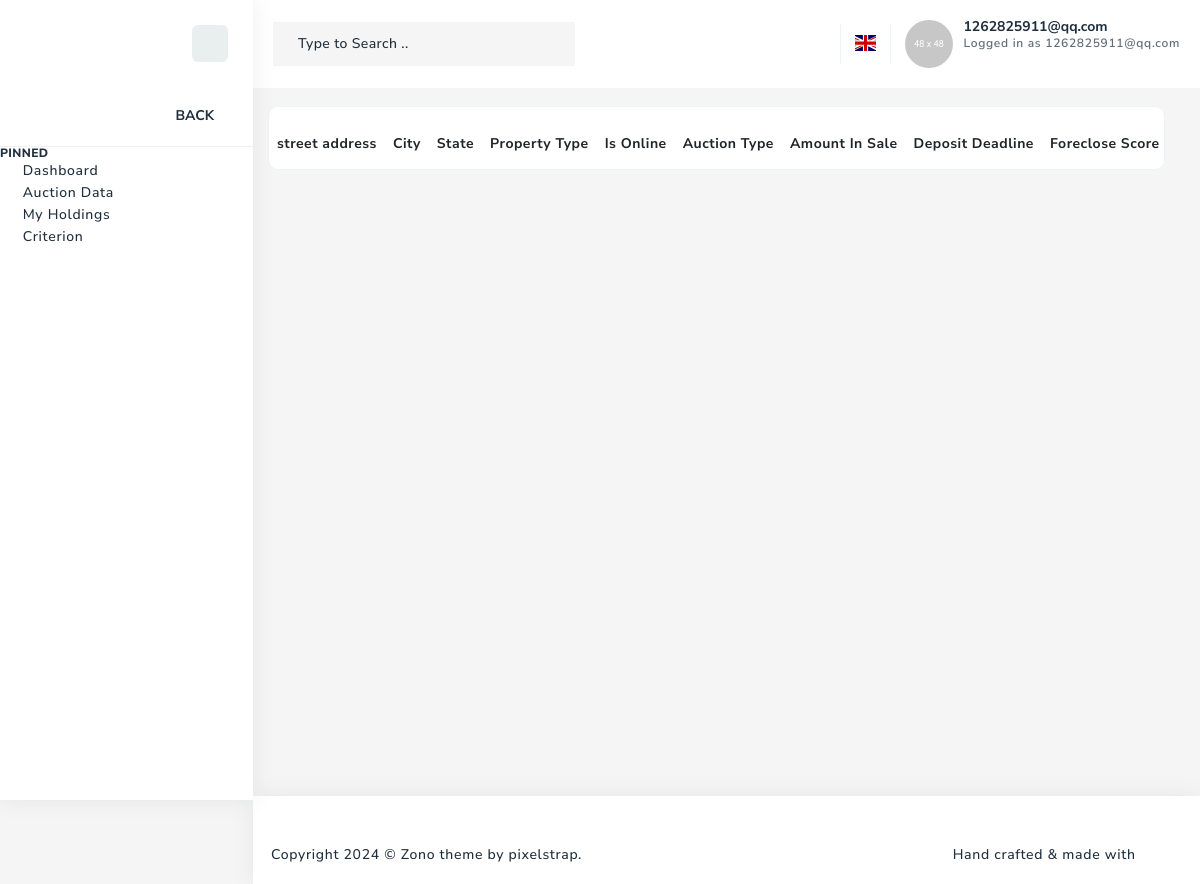
/datatable/ (signed in), run on an earlier commit of the app's database.
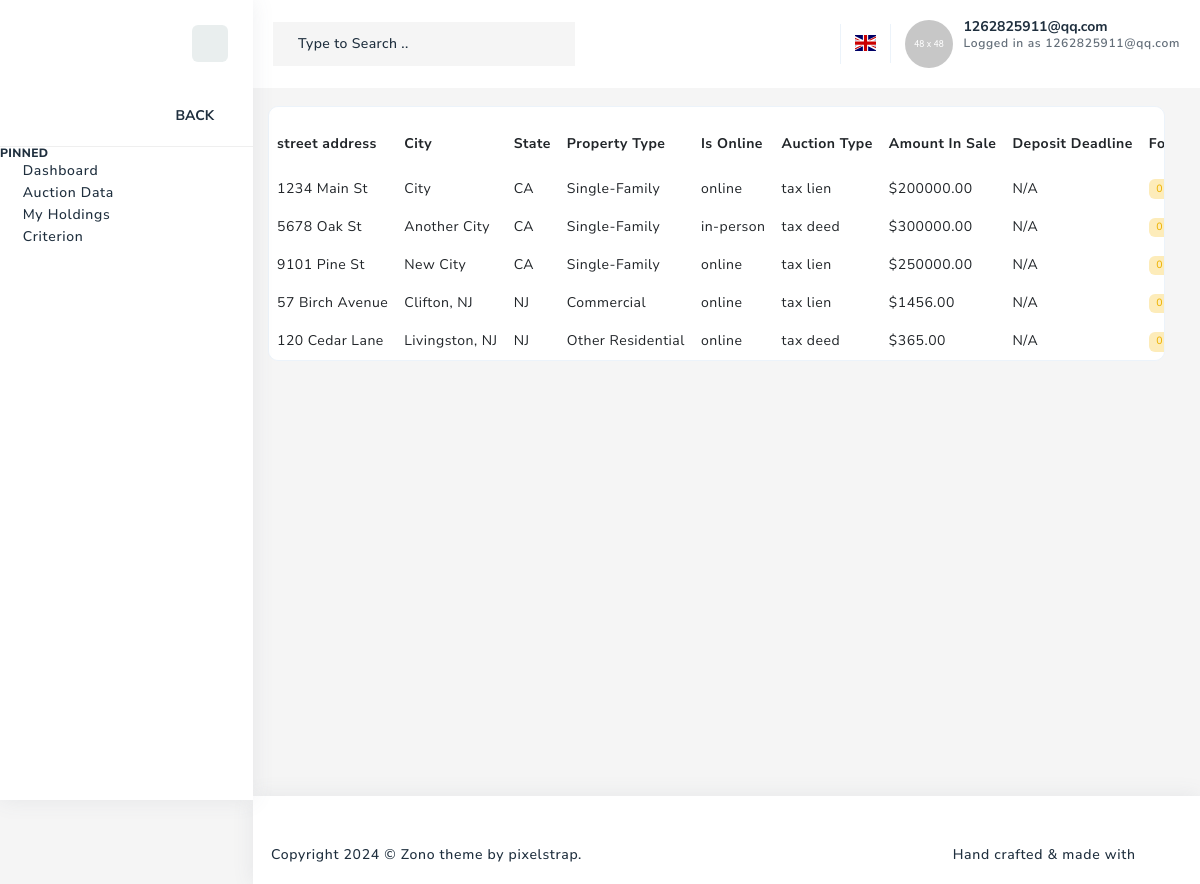
And on a later commit of the database.
### property/models.py (models this page shows, shortened)
class Property(models.Model):
    street_address = models.CharField(max_length=255)
    city = models.CharField(max_length=100)
    state = models.CharField(max_length=100)
    zip = models.CharField(max_length=20)
    parcel_number = models.CharField(max_length=50)
    property_class = models.CharField(max_length=255)
    tax_overdue = models.DecimalField(max_digits=12, decimal_places=2)
    accessed_land_value = models.DecimalField(max_digits=12, decimal_places=2)
    accessed_improvement_value = models.DecimalField(max_digits=12, decimal_places=2)
    total_assessed_value = models.DecimalField(max_digits=12, decimal_places=2)
    tax_amount_annual = models.DecimalField(max_digits=12, decimal_places=2)
    zillow_link = models.URLField(max_length=255, blank=True, null=True)
    redfin_link = models.URLField(max_length=255, blank=True, null=True)
    market_value = models.DecimalField(max_digits=12, decimal_places=2)
    year_built = models.IntegerField()
    lot_size_sqft = models.DecimalField(max_digits=12, decimal_places=2)
    lot_size_acres = models.DecimalField(max_digits=12, decimal_places=2)
    building_size_sqft = models.DecimalField(max_digits=12, decimal_places=2)
    bedroom_number = models.IntegerField()
    bathroom_number = models.IntegerField()
    nearby_schools = models.CharField(max_length=255, blank=True, null=True)
    walk_score = models.IntegerField(null=True, blank=True)
    transit_score = models.IntegerField(null=True, blank=True)
    bike_score = models.IntegerField(null=True, blank=True)
    environmental_hazard_status = models.CharField(max_length=100, blank=True, null=True)
    flood_status = models.CharField(max_length=100, blank=True, null=True)
    flood_risk = models.CharField(max_length=100, blank=True, null=True)
    latest_sale_date = models.DateField()
    latest_sale_price = models.DecimalField(max_digits=12, decimal_places=2)
    foreclose_score = models.IntegerField(
        default=0,
        choices=[
            (0, '0'),
            (1, '1'),
            (2, '2'),
            (3, '3'),
            (4, '4'),
            (5, '5')
        ],
    )  # 新增字段：允许的值为 0~5，默认值为 0
    owners = models.ManyToManyField('Owner', related_name='properties')
    users = models.ManyToManyField(User, related_name='properties', through='PropertyUserAgreement')

class Auction(models.Model):
    property = models.ForeignKey(Property, on_delete=models.CASCADE, related_name='auctions')
    face_value = models.DecimalField(max_digits=10, decimal_places=2)
    auction_type = models.CharField(
        max_length=20,
        choices=[('lien', 'Lien'), ('deed', 'Deed')]
    )
    is_online = models.CharField(
        max_length=20,
        choices=[('online', 'Online'), ('in-person', 'In-person')]
    )
    auction_tax_year = models.IntegerField(null=True, blank=True)
    batch_number = models.CharField(max_length=50)
    sort_no = models.CharField(max_length=50)
    bankruptcy_flag = models.BooleanField(default=False)
    deposit_deadline = models.DateField(null=True, blank=True)   # Date field for the deposit deadline
    auction_start = models.DateField(null=True, blank=True)  # Date field for the auction start
    auction_end = models.DateField(null=True, blank=True)  # Date field for the auction end
    redemption_period = models.IntegerField(null=True, blank=True)  # Integer field for the redemption period in years
    foreclosure_date = models.DateField(null=True, blank=True)  # Date field for the foreclosure date
    authority_name = models.CharField(max_length=255)  # Name of the authority hosting the tax sale auction, e.g., County or City.

### property/views.py (the view)
# urls.py: path('datatable/', property_views.datatable, name='datatable'),  # 更新为 property app 的视图
@login_required
def datatable(request):
    PROPERTY_TYPE_MAPPING = {
        "single_family_residential": "Single-Family",
        "multi_family_residential": "Multi-Family",
        "other_residential": "Other Residential",
        "commercial": "Commercial",
        "vacant_land": "Vacant Land",
        "industrial": "Industrial",
        "agricultural": "Agricultural",
        "miscellaneous": "Miscellaneous",
    }
    AUCTION_TYPE_MAPPING = {
        "tax lien": "tax lien",
        "tax deed": "tax deed",
    }
    IS_ONLINE_MAPPING = {
        "online": "online",
        "in-person": "in-person",
    }
    user_criteria = Criterion.objects.filter(user=request.user).first()
    today = datetime.now()
    auctions = Auction.objects.select_related('property').filter(auction_end__gt=today)
    if user_criteria:
        if user_criteria.states.exists():
            state_ids = user_criteria.states.values_list('id', flat=True)
            abbreviations = States.objects.filter(id__in=state_ids).values_list('abbreviation', flat=True)
            auctions = auctions.filter(property__state__in=abbreviations)
        if user_criteria.property_type:
            try:
                selected_property_types = ast.literal_eval(user_criteria.property_type)
                mapped_classes = [
                    PROPERTY_TYPE_MAPPING.get(pt)
                    for pt in selected_property_types
                    if PROPERTY_TYPE_MAPPING.get(pt)
                ]
                if mapped_classes:
                    auctions = auctions.filter(property__property_class__in=mapped_classes)
            except (ValueError, SyntaxError):
                pass
        if user_criteria.is_online:
            try:
                selected_online_modes = ast.literal_eval(user_criteria.is_online)
                mapped_modes = [
                    IS_ONLINE_MAPPING.get(mode)
                    for mode in selected_online_modes
                    if IS_ONLINE_MAPPING.get(mode)
                ]
                if mapped_modes:
                    auctions = auctions.filter(is_online__in=mapped_modes)
            except (ValueError, SyntaxError):
                pass
        if user_criteria.auction_type:
            try:
                selected_auction_types = ast.literal_eval(user_criteria.auction_type)
                mapped_types = [
                    AUCTION_TYPE_MAPPING.get(atype)
                    for atype in selected_auction_types
                    if AUCTION_TYPE_MAPPING.get(atype)
                ]
                if mapped_types:
                    auctions = auctions.filter(auction_type__in=mapped_types)
            except (ValueError, SyntaxError):
                pass
        if user_criteria.market_value_min is not None:
            auctions = auctions.filter(property__market_value__gte=user_criteria.market_value_min)
        if user_criteria.market_value_max is not None:
            auctions = auctions.filter(property__market_value__lte=user_criteria.market_value_max)
    data = []
    for auction in auctions:
        data.append({
            "city": auction.property.city,
            "state": auction.property.state,
            "property_type": auction.property.property_class,
            "is_online": auction.is_online,
            "auction_type": auction.auction_type,
            "amount_in_sale": auction.face_value,
            "deposit_deadline": auction.deposit_deadline,
            "foreclose_score": auction.property.foreclose_score,
            "property_id":auction.property_id,
            "property_class":auction.property.property_class,
            "street_address":auction.property.street_address
        })
    return render(request, "datatable.html", {
        "data": data,
        "user_criteria": user_criteria,  # 传递筛选条件，便于前端显示或调试
    })

### property/templates/datatable.html (shortened to what this page needs)
<!DOCTYPE html>
<html lang="en">
  <head>
    {% load static %}
    <link rel="stylesheet" type="text/css" href="{% static 'css/font-awesome.css' %}">
    <link rel="stylesheet" type="text/css" href="{% static 'css/vendors/icofont.css' %}">
    <link rel="stylesheet" type="text/css" href="{% static 'css/vendors/themify.css' %}">
    <link rel="stylesheet" type="text/css" href="{% static 'css/vendors/flag-icon.css' %}">
    <link rel="stylesheet" type="text/css" href="{% static 'css/vendors/feather-icon.css' %}">
    <link rel="stylesheet" type="text/css" href="{% static 'css/vendors/slick.css' %}">
    <link rel="stylesheet" type="text/css" href="{% static 'css/vendors/slick-theme.css' %}">
    <link rel="stylesheet" type="text/css" href="{% static 'css/vendors/scrollbar.css' %}">
    <link rel="stylesheet" type="text/css" href="{% static 'css/vendors/animate.css' %}">
    <link rel="stylesheet" type="text/css" href="{% static 'css/vendors/datatables.css' %}">
    <link rel="stylesheet" type="text/css" href="{% static 'css/vendors/datatable-extension.css' %}">
    <link rel="stylesheet" type="text/css" href="{% static 'css/vendors/bootstrap.css' %}">
    <link rel="stylesheet" type="text/css" href="{% static 'css/style.css' %}">
    <link id="color" rel="stylesheet" href="{% static 'css/color-1.css' %}" media="screen">
    <link rel="stylesheet" type="text/css" href="{% static 'css/responsive.css' %}">
    </head>
    <body>
    <div class="page-wrapper compact-wrapper" id="pageWrapper">
      {% include 'header.html' %}
      <div class="page-body-wrapper horizontal-menu">
        {% include 'sidenav.html' %}
        <div class="page-body">
          <div class="container-fluid">
            <div class="row">
              <div class="col-sm-12">
                <div class="card">
                  <div class="card-header pb-0 card-no-border">
                  </div>
                  <div class="card-body">
                    <div class="table-responsive">
                      <table class="display" id="keytable">
                        <thead>
                            <tr>
                                <th>street address</th>
                                <th>City</th>
                                <th>State</th>
                                <th>Property Type</th>
                                <th>Is Online</th>
                                <th>Auction Type</th>
                                <th>Amount In Sale</th>
                                <th>Deposit Deadline</th>
                                <th>Foreclose Score</th>
                            </tr>
                        </thead>
                        <tbody>
                            {% for item in data %}
                            <tr>
                                <td>{{ item.street_address}}
                                <td>{{ item.city }}</td>
                                <td>{{ item.state }}</td>
                                <td>{{ item.property_class }}</td>
                                <td>{{ item.is_online }}</td>
                                <td>{{ item.auction_type }}</td>
                                <td>${{ item.amount_in_sale }}</td>
                                <td>{% if item.deposit_deadline %}{{ item.deposit_deadline }}{% else %}N/A{% endif %}</td>
                                <td><span class="badge badge-light-warning">{{ item.foreclose_score }}</span></td>
                            </tr>
                            {% endfor %}
                        </tbody>
                    </table>
                    </div>
                  </div>
                </div>
              </div>
            </div>
          </div>
        </div>
        {% include 'footer-light.html' %}
          </div>
        </div>
  </body>
</html>

What changed in the data, as far as the page shows it:
now on this page (row edited): Property: street_address "1234 Main St", city "City", state "CA", property_class "Single-Family"
now on this page (row edited): Auction: is_online "online", auction_type "tax lien", amount_in_sale "200000.00"
now on this page (row edited): Property: street_address "5678 Oak St", city "Another City", state "CA", property_class "Single-Family"
now on this page (row edited): Auction: is_online "in-person", auction_type "tax deed", amount_in_sale "300000.00"
now on this page (row edited): Property: street_address "9101 Pine St", city "New City", state "CA", property_class "Single-Family"
now on this page (row edited): Auction: is_online "online", auction_type "tax lien", amount_in_sale "250000.00"
added Property: street_address "57 Birch Avenue", city "Clifton, NJ", state "NJ", property_class "Commercial"
added Auction: is_online "online", auction_type "tax lien", amount_in_sale "1456.00"
added Property: street_address "120 Cedar Lane", city "Livingston, NJ", state "NJ", property_class "Other Residential"
added Auction: is_online "online", auction_type "tax deed", amount_in_sale "365.00"
Also different on the page:
new list line: "$ N/A 0"
